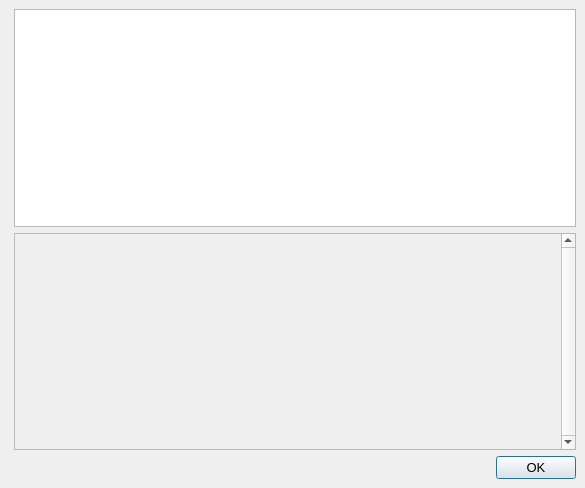
<?xml version="1.0" encoding="UTF-8"?>
<ui version="4.0">
 <class>HelpMessageDialog</class>
 <widget class="QDialog" name="HelpMessageDialog">
  <property name="geometry">
   <rect>
    <x>0</x>
    <y>0</y>
    <width>585</width>
    <height>488</height>
   </rect>
  </property>
  <property name="font">
   <font>
    <pointsize>10</pointsize>
   </font>
  </property>
  <property name="windowTitle">
   <string notr="true">Sputnik Core - Command-line options</string>
  </property>
  <layout class="QHBoxLayout" name="horizontalLayout_2">
   <property name="leftMargin">
    <number>0</number>
   </property>
   <property name="topMargin">
    <number>0</number>
   </property>
   <property name="rightMargin">
    <number>0</number>
   </property>
   <property name="bottomMargin">
    <number>0</number>
   </property>
   <item>
    <widget class="QLabel" name="graphic">
     <property name="sizePolicy">
      <sizepolicy hsizetype="Preferred" vsizetype="Ignored">
       <horstretch>0</horstretch>
       <verstretch>0</verstretch>
      </sizepolicy>
     </property>
     <property name="pixmap">
      <pixmap resource="../Sputnik.qrc">:/images/about</pixmap>
     </property>
    </widget>
   </item>
   <item>
    <layout class="QVBoxLayout" name="verticalLayout">
     <property name="topMargin">
      <number>9</number>
     </property>
     <property name="rightMargin">
      <number>9</number>
     </property>
     <property name="bottomMargin">
      <number>9</number>
     </property>
     <item>
      <widget class="QTextEdit" name="helpMessage">
       <property name="readOnly">
        <bool>true</bool>
       </property>
      </widget>
     </item>
     <item>
      <widget class="QScrollArea" name="scrollArea">
       <property name="verticalScrollBarPolicy">
        <enum>Qt::ScrollBarAlwaysOn</enum>
       </property>
       <property name="widgetResizable">
        <bool>true</bool>
       </property>
       <widget class="QWidget" name="scrollAreaWidgetContents">
        <property name="geometry">
         <rect>
          <x>0</x>
          <y>0</y>
          <width>454</width>
          <height>215</height>
         </rect>
        </property>
        <layout class="QVBoxLayout" name="verticalLayout_2">
         <item>
          <widget class="QLabel" name="aboutMessage">
           <property name="cursor">
            <cursorShape>IBeamCursor</cursorShape>
           </property>
           <property name="textFormat">
            <enum>Qt::PlainText</enum>
           </property>
           <property name="alignment">
            <set>Qt::AlignLeading|Qt::AlignLeft|Qt::AlignTop</set>
           </property>
           <property name="openExternalLinks">
            <bool>true</bool>
           </property>
           <property name="textInteractionFlags">
            <set>Qt::LinksAccessibleByMouse|Qt::TextSelectableByKeyboard|Qt::TextSelectableByMouse</set>
           </property>
          </widget>
         </item>
        </layout>
       </widget>
      </widget>
     </item>
     <item>
      <widget class="QDialogButtonBox" name="okButton">
       <property name="orientation">
        <enum>Qt::Horizontal</enum>
       </property>
       <property name="standardButtons">
        <set>QDialogButtonBox::Ok</set>
       </property>
      </widget>
     </item>
    </layout>
   </item>
  </layout>
 </widget>
 <resources>
  <include location="../Sputnik.qrc"/>
 </resources>
 <connections>
  <connection>
   <sender>okButton</sender>
   <signal>accepted()</signal>
   <receiver>HelpMessageDialog</receiver>
   <slot>accept()</slot>
   <hints>
    <hint type="sourcelabel">
     <x>20</x>
     <y>20</y>
    </hint>
    <hint type="destinationlabel">
     <x>20</x>
     <y>20</y>
    </hint>
   </hints>
  </connection>
  <connection>
   <sender>okButton</sender>
   <signal>rejected()</signal>
   <receiver>HelpMessageDialog</receiver>
   <slot>reject()</slot>
   <hints>
    <hint type="sourcelabel">
     <x>20</x>
     <y>20</y>
    </hint>
    <hint type="destinationlabel">
     <x>20</x>
     <y>20</y>
    </hint>
   </hints>
  </connection>
 </connections>
</ui>
